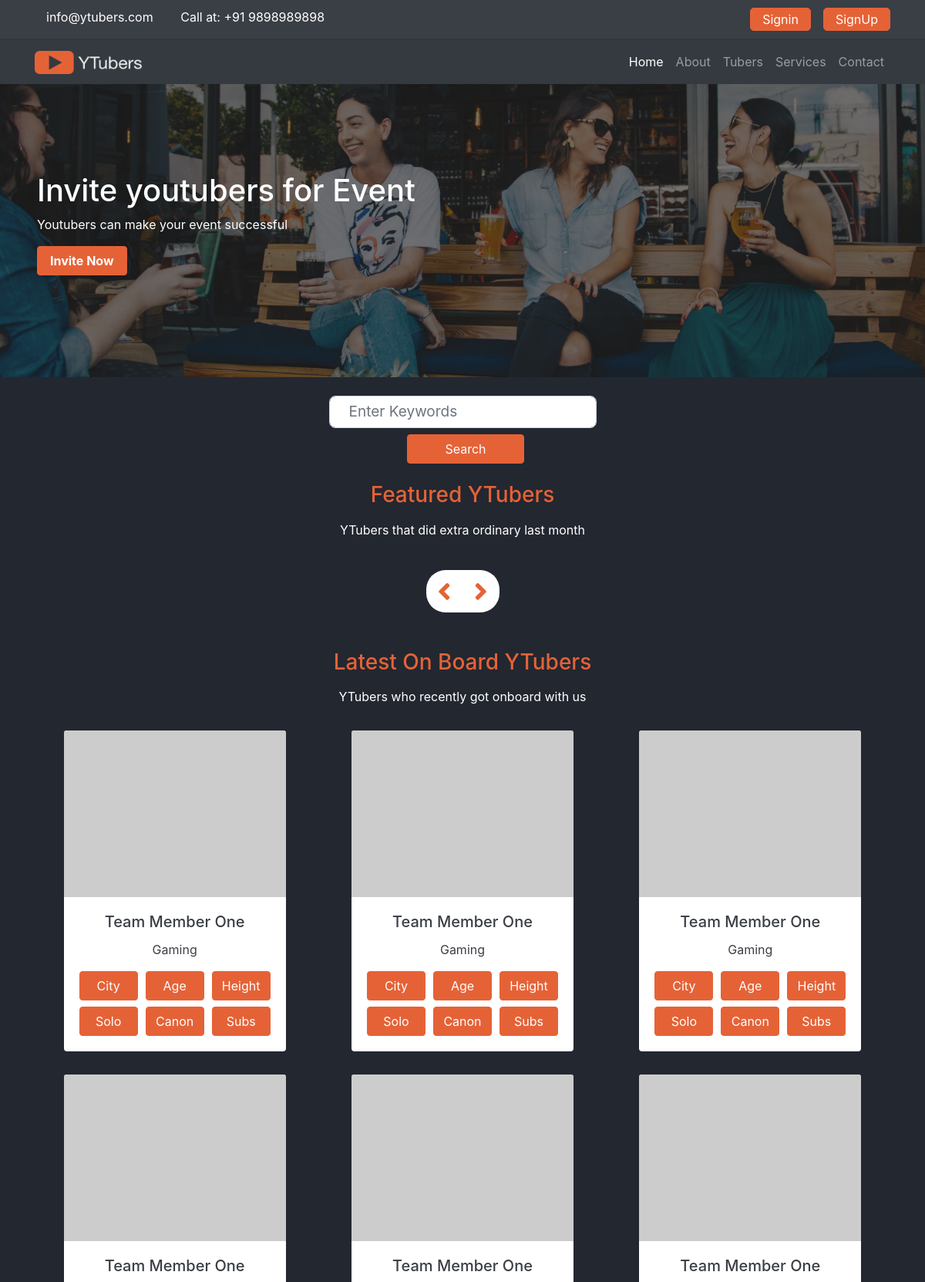
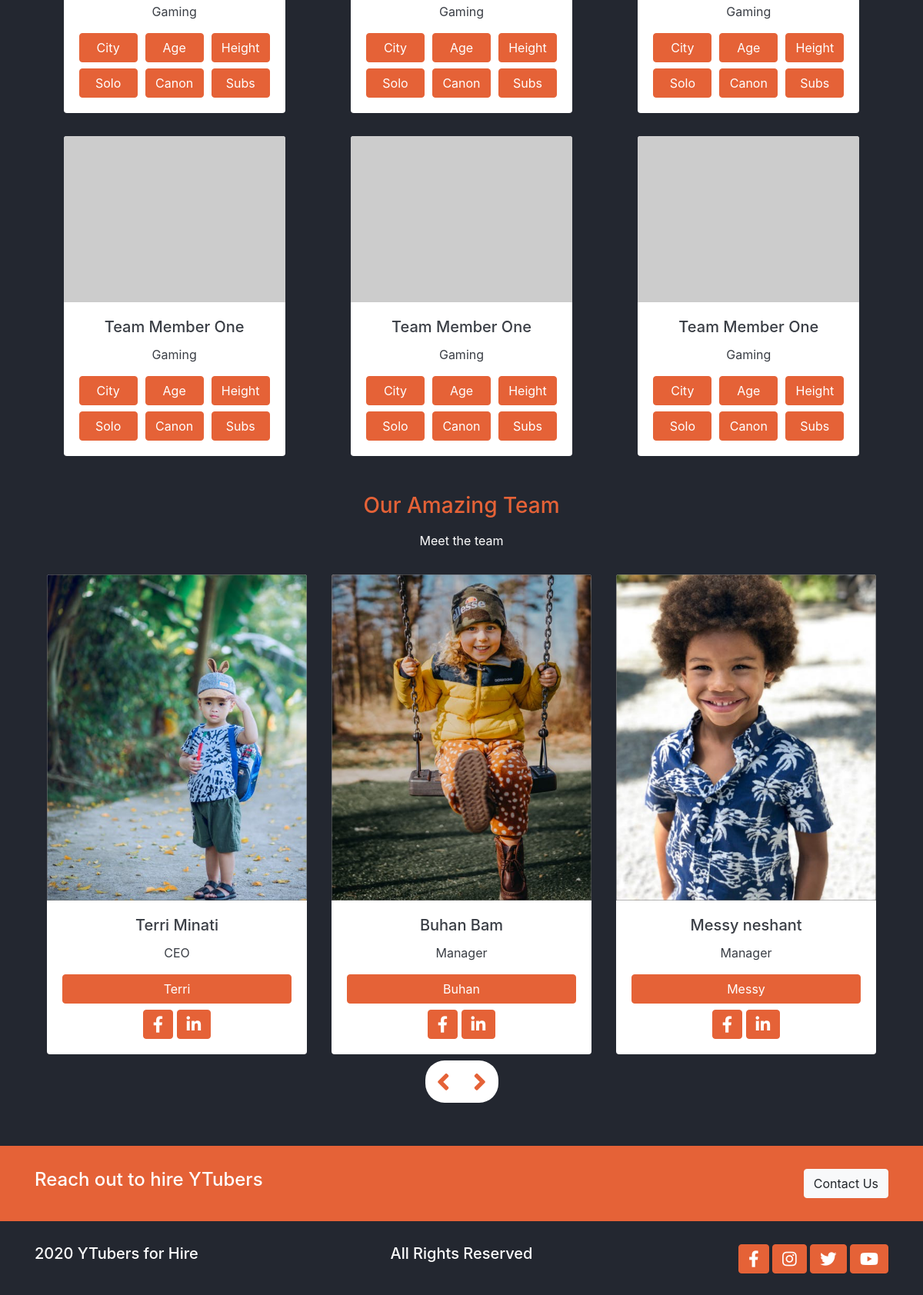
The page / on the database its author committed (2 pictures, top to bottom).
### webpages/models.py (models this page shows)
class Slider(models.Model):
    headline = models.CharField(max_length=255)
    subtitle = models.CharField(max_length=255)
    button_text= models.CharField(max_length=255)
    photo= models.ImageField(upload_to ='media/slider/%Y/')
    created_date = models.DateTimeField(auto_now_add=True)

class Team(models.Model):
    first_name = models.CharField(max_length=255)
    last_name = models.CharField(max_length=255)
    role = models.CharField(max_length=255)
    fb_link = models.CharField(max_length=255)
    insta_link = models.CharField(max_length=255)
    photo = models.ImageField(upload_to ='media/team/%Y/%m/%d')
    created_date = models.DateTimeField(auto_now_add=True)

### webpages/views.py (the view)
# urls.py: 2. Add a URL to urlpatterns:  path('', views.home, name='home')
def home(request):
    sliders = Slider.objects.all()
    teams = Team.objects.all()
    featured_youtubers = Youtuber.objects.order_by('-created_date').filter(is_featured=True)
    all_tubers = Youtuber.objects.order_by('-created_date')
    data = {
        'sliders':sliders,
        'teams':teams,
        'featured_youtubers':featured_youtubers,
        'all_tubers':all_tubers,
    }
    return render(request,'webpages/home.html', data)

### templates/webpages/home.html (shortened to what this page needs)
{% extends "webpages/base.html" %}
{% block content %}
{% load static %}
<main class="home">
    <div class="top" data-slick='{"slidesToShow": 1, "slidesToScroll": 1}'>
    {% for slide in sliders %}
      <div class="top-banner">
        <img src={{slide.photo.url}} alt="" class="img-fluid w-100">
        <div class="top-container d-flex flex-column pl-5">
          <h1>
            {{ slide.headline}}
          </h1>
          <p>
           {{slide.subtitle}}
          </p>
          <div>
            <button class="btn btn-accent pl-3 pr-3 text-capitalize font-weight-bold">
              {{slide.button_text}}
            </button>
          </div>
        </div>
      </div>
     {% endfor %}
    </div>
    <section class="container d-flex justify-content-center align-items-center mt-4">
      <form class="row text-center">
        <div class="col-md-auto">
          <div class="form-group mb-2">
            <input type="password" class="form-control" placeholder="Enter Keywords">
          </div>
          <div class="text-center">
            <button type="submit" class="btn btn-accent ml-2 mb-2 pl-5 pr-5">Search</button>
          </div>
        </div>
      </form>
    </section>
    <section class="container mt-3">
      <h3 class="text-center">Featured YTubers</h3>
      <p class="pt-2 pb-3 text-center">YTubers that did extra ordinary last month</p>
      <div class="controls d-flex justify-content-center mt-2 mb-2">
        <div class="d-flex">
          <i class="fa fa-angle-left youtuber-left"></i>
          <i class="fa fa-angle-right youtuber-right"></i>
        </div>
      </div>
    </section>
    <section class="container mt-5 mb-5">
      <h3 class="text-center">Latest On Board YTubers</h3>
      <p class="pt-2 pb-3 text-center">YTubers who recently got onboard with us</p>
      <div class="tubers grid">
        <div class="card border-0 text-center">
          <div>
            <img src="https://placeimg.com/640/480/people" class="card-img-top" alt="team-member">
          </div>
          <div class="card-body">
            <h5 class="card-title">Team Member One</h5>
            <p class="card-text">Gaming</p>
            <div class="person-description mt-2">
              <button class="btn btn-accent"> City </button>
              <button class="btn btn-accent"> Age </button>
              <button class="btn btn-accent"> Height </button>
            </div>
            <div class="person-description mt-2">
              <button class="btn btn-accent"> Solo </button>
              <button class="btn btn-accent"> Canon </button>
              <button class="btn btn-accent"> Subs </button>
            </div>
          </div>
        </div>
        <div class="card border-0 text-center">
          <div>
            <img src="https://placeimg.com/640/480/people" class="card-img-top" alt="team-member">
          </div>
          <div class="card-body">
            <h5 class="card-title">Team Member One</h5>
            <p class="card-text">Gaming</p>
            <div class="person-description mt-2">
              <button class="btn btn-accent"> City </button>
              <button class="btn btn-accent"> Age </button>
              <button class="btn btn-accent"> Height </button>
            </div>
            <div class="person-description mt-2">
              <button class="btn btn-accent"> Solo </button>
              <button class="btn btn-accent"> Canon </button>
              <button class="btn btn-accent"> Subs </button>
            </div>
          </div>
        </div>
        <div class="card border-0 text-center">
          <div>
            <img src="https://placeimg.com/640/480/people" class="card-img-top" alt="team-member">
          </div>
          <div class="card-body">
            <h5 class="card-title">Team Member One</h5>
            <p class="card-text">Gaming</p>
            <div class="person-description mt-2">
              <button class="btn btn-accent"> City </button>
              <button class="btn btn-accent"> Age </button>
              <button class="btn btn-accent"> Height </button>
            </div>
            <div class="person-description mt-2">
              <button class="btn btn-accent"> Solo </button>
              <button class="btn btn-accent"> Canon </button>
              <button class="btn btn-accent"> Subs </button>
            </div>
          </div>
        </div>
        <div class="card border-0 text-center">
          <div>
            <img src="https://placeimg.com/640/480/people" class="card-img-top" alt="team-member">
          </div>
          <div class="card-body">
            <h5 class="card-title">Team Member One</h5>
            <p class="card-text">Gaming</p>
            <div class="person-description mt-2">
              <button class="btn btn-accent"> City </button>
              <button class="btn btn-accent"> Age </button>
              <button class="btn btn-accent"> Height </button>
            </div>
            <div class="person-description mt-2">
              <button class="btn btn-accent"> Solo </button>
              <button class="btn btn-accent"> Canon </button>
              <button class="btn btn-accent"> Subs </button>
            </div>
          </div>
        </div>
        <div class="card border-0 text-center">
          <div>
            <img src="https://placeimg.com/640/480/people" class="card-img-top" alt="team-member">
          </div>
          <div class="card-body">
            <h5 class="card-title">Team Member One</h5>
            <p class="card-text">Gaming</p>
            <div class="person-description mt-2">
              <button class="btn btn-accent"> City </button>
              <button class="btn btn-accent"> Age </button>
              <button class="btn btn-accent"> Height </button>
            </div>
            <div class="person-description mt-2">
              <button class="btn btn-accent"> Solo </button>
              <button class="btn btn-accent"> Canon </button>
              <button class="btn btn-accent"> Subs </button>
            </div>
          </div>
        </div>
        <div class="card border-0 text-center">
          <div>
            <img src="https://placeimg.com/640/480/people" class="card-img-top" alt="team-member">
          </div>
          <div class="card-body">
            <h5 class="card-title">Team Member One</h5>
            <p class="card-text">Gaming</p>
            <div class="person-description mt-2">
              <button class="btn btn-accent"> City </button>
              <button class="btn btn-accent"> Age </button>
              <button class="btn btn-accent"> Height </button>
            </div>
            <div class="person-description mt-2">
              <button class="btn btn-accent"> Solo </button>
              <button class="btn btn-accent"> Canon </button>
              <button class="btn btn-accent"> Subs </button>
            </div>
          </div>
        </div>
        <div class="card border-0 text-center">
          <div>
            <img src="https://placeimg.com/640/480/people" class="card-img-top" alt="team-member">
          </div>
          <div class="card-body">
            <h5 class="card-title">Team Member One</h5>
            <p class="card-text">Gaming</p>
            <div class="person-description mt-2">
              <button class="btn btn-accent"> City </button>
              <button class="btn btn-accent"> Age </button>
              <button class="btn btn-accent"> Height </button>
            </div>
            <div class="person-description mt-2">
              <button class="btn btn-accent"> Solo </button>
              <button class="btn btn-accent"> Canon </button>
              <button class="btn btn-accent"> Subs </button>
            </div>
          </div>
        </div>
        <div class="card border-0 text-center">
          <div>
            <img src="https://placeimg.com/640/480/people" class="card-img-top" alt="team-member">
          </div>
          <div class="card-body">
            <h5 class="card-title">Team Member One</h5>
            <p class="card-text">Gaming</p>
            <div class="person-description mt-2">
              <button class="btn btn-accent"> City </button>
              <button class="btn btn-accent"> Age </button>
              <button class="btn btn-accent"> Height </button>
            </div>
            <div class="person-description mt-2">
              <button class="btn btn-accent"> Solo </button>
              <button class="btn btn-accent"> Canon </button>
              <button class="btn btn-accent"> Subs </button>
            </div>
          </div>
        </div>
        <div class="card border-0 text-center">
          <div>
            <img src="https://placeimg.com/640/480/people" class="card-img-top" alt="team-member">
          </div>
          <div class="card-body">
            <h5 class="card-title">Team Member One</h5>
            <p class="card-text">Gaming</p>
            <div class="person-description mt-2">
              <button class="btn btn-accent"> City </button>
              <button class="btn btn-accent"> Age </button>
              <button class="btn btn-accent"> Height </button>
            </div>
            <div class="person-description mt-2">
              <button class="btn btn-accent"> Solo </button>
              <button class="btn btn-accent"> Canon </button>
              <button class="btn btn-accent"> Subs </button>
            </div>
          </div>
        </div>
      </div>
    </section>
    <section class="container mt-3">
      <h3 class="text-center">Our Amazing Team</h3>
      <p class="pt-2 pb-3 text-center">Meet the team</p>
      <div class="team slider" data-slick='{"slidesToShow": 3, "slidesToScroll": 1}'>
        {% for team in teams %}
        <div class="card border-0 text-center  ml-3 mr-3">
          <img src="{{ team.photo.url }}" class="card-img-top" alt="team-member">
          <div class="card-body">
            <h5 class="card-title">{{ team.first_name }} {{ team.last_name }} </h5>
            <p class="card-text">{{team.role}}</p>
            <a href="#" class="btn btn-accent btn-block">{{team.first_name}}</a>
            <div class="text-center mt-2">
              <button class="btn btn-accent"> <i class="fab fa-facebook-f fa-lg	"></i> </button>
              <button class="btn btn-accent"> <i class="fab fa-linkedin-in fa-lg	"></i> </button>
            </div>
          </div>
        </div>
        {% endfor %}
      </div>
      <div class="controls d-flex justify-content-center mt-2 mb-2">
        <div class="d-flex">
          <i class="fa fa-angle-left team-left"></i>
          <i class="fa fa-angle-right team-right"></i>
        </div>
      </div>
    </section>
  </main>
{% endblock %}

### templates/webpages/base.html (shortened to what this page needs)
{% load static %}
<!DOCTYPE html>
<html lang="en">
<head>
  <link rel="stylesheet" href="https://cdnjs.cloudflare.com/ajax/libs/font-awesome/5.15.1/css/all.min.css"
 />
  <link rel="stylesheet" href="https://cdnjs.cloudflare.com/ajax/libs/animate.css/4.1.1/animate.min.css" />
  <link rel="stylesheet" type="text/css" href="//cdn.jsdelivr.net/npm/slick-carousel@1.8.1/slick/slick.css" />
  <link rel="stylesheet" type="text/css" href="//cdn.jsdelivr.net/npm/slick-carousel@1.8.1/slick/slick-theme.css" />
  <link rel="stylesheet" href="https://cdn.jsdelivr.net/npm/bootstrap@4.5.3/dist/css/bootstrap.min.css"
>
  <link rel="stylesheet"  type="text/css" href="{% static './css/base.css' %}">
  <link rel="stylesheet" type="text/css"  href="{% static './css/utils.css' %}">
  <link rel="stylesheet" type="text/css" href="{% static './css/style.css' %}">
  <link rel="stylesheet" type="text/css" href="{% static './css/mediaquery.css' %}">
</head>
<body>
  {% include 'includes/header.html' %}
 {% include 'includes/navbar.html' %}
  {% block content %}
  {% endblock %}
  {% include 'includes/footer.html' %}
</body>
</html>

### templates/includes/header.html
<header class="header ">
    <div class="container">
      <div class="row ">
        <div class="col-md-6 header-info">
          <a href="mailto:info@ytubers.com" class="mr-3">info@ytubers.com</a>
          <span>Call at: +91 9898989898 </span>
        </div>
        <div class="header-buttons col-md-6 d-flex justify-content-end">
          <a class="btn btn-accent mr-3" href="/login.html">Signin</a>
          <a class="btn btn-accent " href="/register.html">SignUp</a>
        </div>
      </div>
    </div>
  </header>

### templates/includes/navbar.html (shortened to what this page needs)
{% load static %}
<nav class="navbar navbar-expand-lg navbar-dark bg-dark">
    <div class="container">
      <a class="navbar-brand" href="/index.html">
        <img src="{% static './assets/images/logo.png' %}" alt="" width="140" height="30" alt="" loading="lazy">
      </a>
      <div class="collapse navbar-collapse" id="navbarNav">
        <ul class="navbar-nav ml-auto">
          <li class="nav-item active">
            <a class="nav-link" href="/index.html">Home</a>
          </li>
          <li class="nav-item">
            <a class="nav-link" href="/aboutus.html">About</a>
          </li>
          <li class="nav-item">
            <a class="nav-link" href="/tubers.html">Tubers</a>
          </li>
          <li class="nav-item">
            <a class="nav-link" href="#">Services</a>
          </li>
          <li class="nav-item">
            <a class="nav-link" href="/contactus.html">Contact</a>
          </li>
        </ul>
      </div>
    </div>
  </nav>

### templates/includes/footer.html
<footer>
    <div class="bg-accent mt-5">
      <div class="container">
        <div class="row">
          <div class="col-sm-6 text-lg-left text-center">
            <h4>
              Reach out to hire YTubers
            </h4>
          </div>
          <div class="col-sm-6 text-lg-right text-center">
            <button class="btn btn-light">
              Contact Us
            </button>
          </div>
        </div>
      </div>
    </div>
    <div class="container">
      <div class="row">
        <div class="col-md-4 text-lg-left text-center">
          <h5>
            2020 YTubers for Hire
          </h5>
        </div>
        <div class="col-md-4 text-lg-center text-center">
          <h5>
            All Rights Reserved
          </h5>
        </div>
        <div class="col-md-4 text-lg-right text-center">
          <div>
            <button class="btn btn-accent"> <i class="fab fa-facebook-f fa-lg	"></i> </button>
            <button class="btn btn-accent"> <i class="fab fa-instagram fa-lg	"></i> </button>
            <button class="btn btn-accent"> <i class="fab fa-twitter fa-lg	"></i> </button>
            <button class="btn btn-accent"> <i class="fab fa-youtube fa-lg	"></i> </button>
          </div>
        </div>
      </div>
    </div>
  </footer>

### rows shown on the page
Slider: photo (picture), headline "Invite youtubers for Event", subtitle "Youtubers can make your event successful", button_text "Invite Now"
Team: photo (picture), first_name "Terri", last_name "Minati", role "CEO"
Team: photo (picture), first_name "Buhan", last_name "Bam", role "Manager"
Team: photo (picture), first_name "Messy", last_name "neshant", role "Manager"
